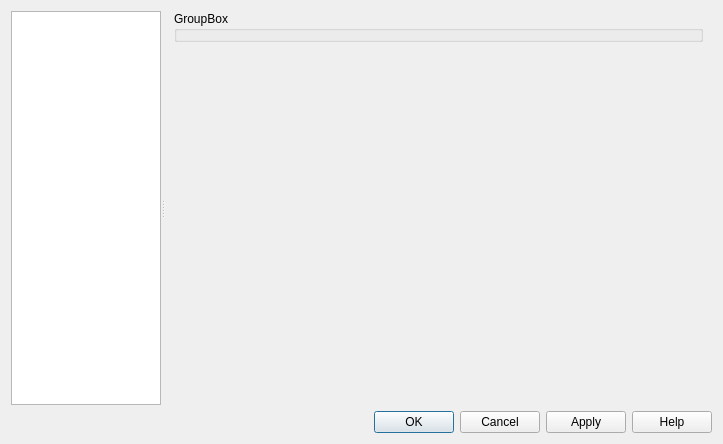
<?xml version="1.0" encoding="UTF-8"?>
<ui version="4.0">
 <class>QgsOptionDialogTemplate</class>
 <widget class="QDialog" name="QgsOptionDialogTemplate">
  <property name="geometry">
   <rect>
    <x>0</x>
    <y>0</y>
    <width>723</width>
    <height>444</height>
   </rect>
  </property>
  <property name="minimumSize">
   <size>
    <width>700</width>
    <height>0</height>
   </size>
  </property>
  <property name="windowTitle">
   <string>Options Dialog Template</string>
  </property>
  <layout class="QVBoxLayout" name="verticalLayout">
   <item>
    <widget class="QSplitter" name="mOptionsSplitter">
     <property name="orientation">
      <enum>Qt::Horizontal</enum>
     </property>
     <property name="childrenCollapsible">
      <bool>false</bool>
     </property>
     <widget class="QFrame" name="mOptionsListFrame">
      <property name="minimumSize">
       <size>
        <width>0</width>
        <height>0</height>
       </size>
      </property>
      <property name="frameShape">
       <enum>QFrame::NoFrame</enum>
      </property>
      <property name="frameShadow">
       <enum>QFrame::Raised</enum>
      </property>
      <layout class="QVBoxLayout" name="verticalLayout_2">
       <property name="leftMargin">
        <number>0</number>
       </property>
       <property name="topMargin">
        <number>0</number>
       </property>
       <property name="rightMargin">
        <number>0</number>
       </property>
       <property name="bottomMargin">
        <number>0</number>
       </property>
       <item>
        <widget class="QListWidget" name="mOptionsListWidget">
         <property name="minimumSize">
          <size>
           <width>58</width>
           <height>0</height>
          </size>
         </property>
         <property name="maximumSize">
          <size>
           <width>150</width>
           <height>16777215</height>
          </size>
         </property>
         <property name="horizontalScrollBarPolicy">
          <enum>Qt::ScrollBarAlwaysOff</enum>
         </property>
         <property name="editTriggers">
          <set>QAbstractItemView::NoEditTriggers</set>
         </property>
         <property name="iconSize">
          <size>
           <width>32</width>
           <height>32</height>
          </size>
         </property>
         <property name="textElideMode">
          <enum>Qt::ElideNone</enum>
         </property>
         <property name="resizeMode">
          <enum>QListView::Adjust</enum>
         </property>
         <property name="wordWrap">
          <bool>true</bool>
         </property>
        </widget>
       </item>
      </layout>
     </widget>
     <widget class="QFrame" name="mOptionsFrame">
      <property name="sizePolicy">
       <sizepolicy hsizetype="Expanding" vsizetype="Preferred">
        <horstretch>1</horstretch>
        <verstretch>0</verstretch>
       </sizepolicy>
      </property>
      <property name="frameShape">
       <enum>QFrame::NoFrame</enum>
      </property>
      <property name="frameShadow">
       <enum>QFrame::Raised</enum>
      </property>
      <layout class="QVBoxLayout" name="verticalLayout_3">
       <property name="leftMargin">
        <number>0</number>
       </property>
       <property name="topMargin">
        <number>0</number>
       </property>
       <property name="rightMargin">
        <number>0</number>
       </property>
       <property name="bottomMargin">
        <number>0</number>
       </property>
       <item>
        <widget class="QStackedWidget" name="mOptionsStackedWidget">
         <property name="sizePolicy">
          <sizepolicy hsizetype="Expanding" vsizetype="Expanding">
           <horstretch>0</horstretch>
           <verstretch>0</verstretch>
          </sizepolicy>
         </property>
         <property name="currentIndex">
          <number>0</number>
         </property>
         <widget class="QWidget" name="mOptsPage_01">
          <layout class="QVBoxLayout" name="verticalLayout_14">
           <property name="leftMargin">
            <number>0</number>
           </property>
           <property name="topMargin">
            <number>0</number>
           </property>
           <property name="rightMargin">
            <number>0</number>
           </property>
           <property name="bottomMargin">
            <number>0</number>
           </property>
           <item>
            <widget class="QgsScrollArea" name="scrollArea">
             <property name="frameShape">
              <enum>QFrame::NoFrame</enum>
             </property>
             <property name="widgetResizable">
              <bool>true</bool>
             </property>
             <widget class="QWidget" name="scrollAreaWidgetContents">
              <property name="geometry">
               <rect>
                <x>0</x>
                <y>0</y>
                <width>551</width>
                <height>395</height>
               </rect>
              </property>
              <layout class="QVBoxLayout" name="verticalLayout_13">
               <property name="topMargin">
                <number>0</number>
               </property>
               <property name="bottomMargin">
                <number>0</number>
               </property>
               <item>
                <widget class="QGroupBox" name="groupBox">
                 <property name="title">
                  <string>GroupBox</string>
                 </property>
                </widget>
               </item>
               <item>
                <spacer name="verticalSpacer">
                 <property name="orientation">
                  <enum>Qt::Vertical</enum>
                 </property>
                 <property name="sizeHint" stdset="0">
                  <size>
                   <width>20</width>
                   <height>40</height>
                  </size>
                 </property>
                </spacer>
               </item>
              </layout>
             </widget>
            </widget>
           </item>
          </layout>
         </widget>
        </widget>
       </item>
      </layout>
     </widget>
    </widget>
   </item>
   <item>
    <widget class="QFrame" name="mButtonBoxFrame">
     <property name="sizePolicy">
      <sizepolicy hsizetype="Preferred" vsizetype="Maximum">
       <horstretch>0</horstretch>
       <verstretch>0</verstretch>
      </sizepolicy>
     </property>
     <property name="frameShape">
      <enum>QFrame::NoFrame</enum>
     </property>
     <property name="frameShadow">
      <enum>QFrame::Raised</enum>
     </property>
     <layout class="QHBoxLayout" name="horizontalLayout">
      <property name="leftMargin">
       <number>0</number>
      </property>
      <property name="topMargin">
       <number>0</number>
      </property>
      <property name="rightMargin">
       <number>0</number>
      </property>
      <property name="bottomMargin">
       <number>0</number>
      </property>
      <item>
       <widget class="QDialogButtonBox" name="buttonBox">
        <property name="orientation">
         <enum>Qt::Horizontal</enum>
        </property>
        <property name="standardButtons">
         <set>QDialogButtonBox::Apply|QDialogButtonBox::Cancel|QDialogButtonBox::Help|QDialogButtonBox::Ok</set>
        </property>
       </widget>
      </item>
     </layout>
    </widget>
   </item>
  </layout>
 </widget>
 <customwidgets>
  <customwidget>
   <class>QgsScrollArea</class>
   <extends>QScrollArea</extends>
   <header>qgis.gui</header>
   <container>1</container>
  </customwidget>
 </customwidgets>
 <resources>
  <include location="../../../../QGA/qga/images/images.qrc"/>
 </resources>
 <connections>
  <connection>
   <sender>mOptionsListWidget</sender>
   <signal>currentRowChanged(int)</signal>
   <receiver>mOptionsStackedWidget</receiver>
   <slot>setCurrentIndex(int)</slot>
   <hints>
    <hint type="sourcelabel">
     <x>86</x>
     <y>325</y>
    </hint>
    <hint type="destinationlabel">
     <x>794</x>
     <y>14</y>
    </hint>
   </hints>
  </connection>
 </connections>
</ui>
